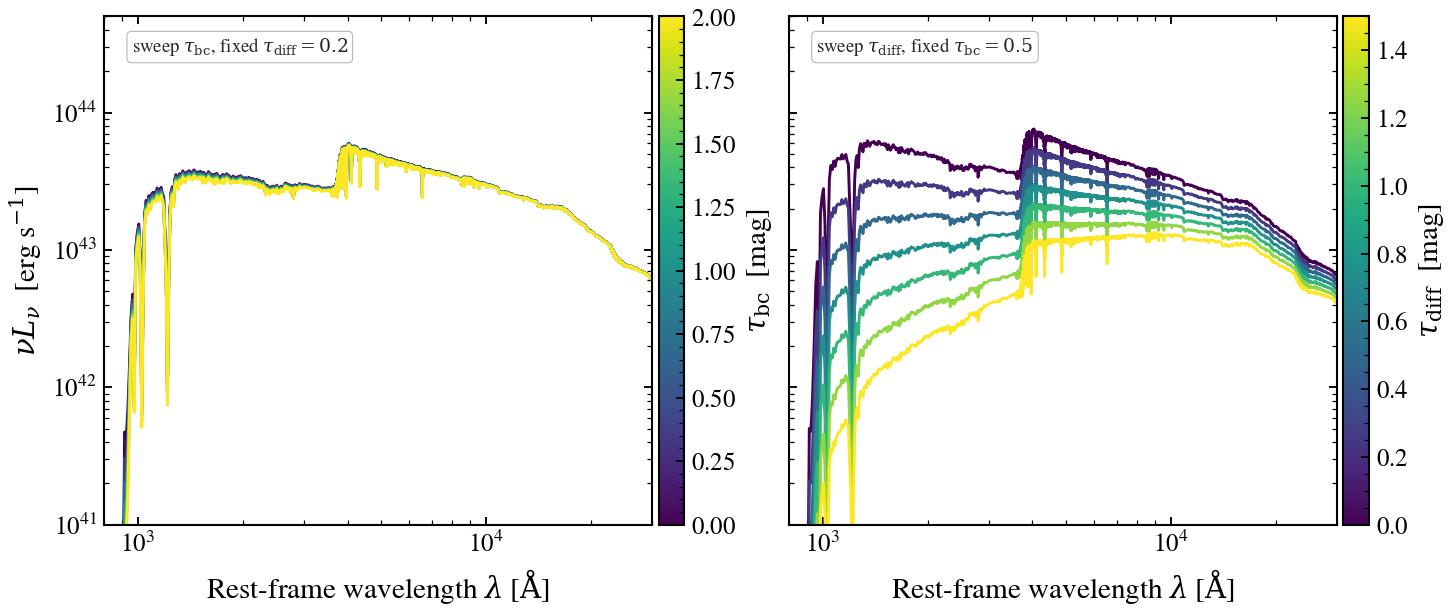

The Python source for this figure:
"""
Birth-cloud vs diffuse-ISM dust: which knob does what?
========================================================

The Charlot & Fall 2000 two-component dust model splits attenuation
into a birth-cloud component (``τ_bc``) that only the youngest stellar
ages see, and a diffuse-ISM component (``τ_diff``) that attenuates all
stellar light. The two are degenerate for an old population (every
star is "old" by the BC clock, so τ_bc has no effect) but separate
cleanly for a young one.

Two panels for a young (peak 0.3 Gyr) burst:
- ``τ_bc`` sweep at fixed ``τ_diff = 0.2``   — far-UV strongly suppressed
- ``τ_diff`` sweep at fixed ``τ_bc = 0.5``  — full SED suppressed
"""

import warnings

import jax
import matplotlib as mpl
import matplotlib.pyplot as plt
import numpy as np

import tengri
from tengri.analysis.plotting import setup_style

setup_style()
warnings.filterwarnings("ignore", message=".*BakedInBackend.*")

C_AA_PER_S = 2.998e18

ssp = tengri.load_ssp()
SFH = {
    "type": "dpl",
    "*": tengri.FIXED,
    "tau_gyr": 0.3,
    "log_peak_sfr": 1.5,
    "alpha": 4.0,
    "beta": 2.0,
}


def _model(tau_diff, tau_bc):
    return tengri.SEDModel.build(
        ssp,
        sfh=SFH,
        dust={
            "type": "two_component",
            "*": tengri.FIXED,
            "tau_diff": tau_diff,
            "tau_bc": tau_bc,
            "slope": -0.7,
        },
        redshift=tengri.Fixed(0.05),
    )


fig, (ax_bc, ax_diff) = plt.subplots(
    1, 2, figsize=(11.5, 4.4), sharey=True, gridspec_kw={"wspace": 0.05}
)

tau_bc_vals = np.linspace(0.0, 2.0, 7)
tau_diff_vals = np.linspace(0.0, 1.5, 7)
norm_bc = mpl.colors.Normalize(vmin=tau_bc_vals.min(), vmax=tau_bc_vals.max())
norm_diff = mpl.colors.Normalize(vmin=tau_diff_vals.min(), vmax=tau_diff_vals.max())

for tau in tau_bc_vals:
    model = _model(tau_diff=0.2, tau_bc=float(tau))
    p = dict(model.spec.sample(jax.random.PRNGKey(0)))
    out = model.predict_rest_sed(p)
    wave = np.asarray(out.wavelength)
    ax_bc.loglog(
        wave, C_AA_PER_S / wave * np.asarray(out.sed), color=plt.cm.viridis(norm_bc(tau)), lw=1.4
    )

for tau in tau_diff_vals:
    model = _model(tau_diff=float(tau), tau_bc=0.5)
    p = dict(model.spec.sample(jax.random.PRNGKey(0)))
    out = model.predict_rest_sed(p)
    wave = np.asarray(out.wavelength)
    ax_diff.loglog(
        wave, C_AA_PER_S / wave * np.asarray(out.sed), color=plt.cm.viridis(norm_diff(tau)), lw=1.4
    )

for ax in (ax_bc, ax_diff):
    ax.set(
        xlim=(800, 3e4),
        ylim=(1e41, 5e44),
        xlabel=r"Rest-frame wavelength $\lambda$ [$\mathrm{\AA}$]",
    )

ax_bc.set_ylabel(r"$\nu L_\nu$  [erg s$^{-1}$]")
ax_bc.text(
    0.05,
    0.93,
    r"sweep $\tau_{\rm bc}$, fixed $\tau_{\rm diff}=0.2$",
    transform=ax_bc.transAxes,
    fontsize=9,
    color="0.15",
    bbox=dict(boxstyle="round,pad=0.25", fc="white", ec="0.7", lw=0.5),
)
ax_diff.text(
    0.05,
    0.93,
    r"sweep $\tau_{\rm diff}$, fixed $\tau_{\rm bc}=0.5$",
    transform=ax_diff.transAxes,
    fontsize=9,
    color="0.15",
    bbox=dict(boxstyle="round,pad=0.25", fc="white", ec="0.7", lw=0.5),
)

cb_bc = fig.colorbar(plt.cm.ScalarMappable(norm=norm_bc, cmap="viridis"), ax=ax_bc, pad=0.01)
cb_bc.set_label(r"$\tau_{\rm bc}$  [mag]")
cb_diff = fig.colorbar(plt.cm.ScalarMappable(norm=norm_diff, cmap="viridis"), ax=ax_diff, pad=0.01)
cb_diff.set_label(r"$\tau_{\rm diff}$  [mag]")

plt.savefig("plot_birth_cloud_vs_diffuse.png", dpi=150, bbox_inches="tight")
